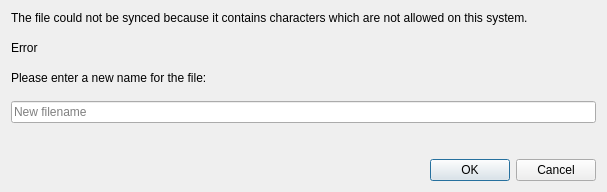
<?xml version="1.0" encoding="UTF-8"?>
<ui version="4.0">
 <class>OCC::InvalidFilenameDialog</class>
 <widget class="QDialog" name="OCC::InvalidFilenameDialog">
  <property name="geometry">
   <rect>
    <x>0</x>
    <y>0</y>
    <width>607</width>
    <height>192</height>
   </rect>
  </property>
  <property name="font">
   <font>
    <family>Microsoft Sans Serif</family>
   </font>
  </property>
  <property name="windowTitle">
   <string>Invalid filename</string>
  </property>
  <layout class="QVBoxLayout" name="verticalLayout">
   <property name="sizeConstraint">
    <enum>QLayout::SetDefaultConstraint</enum>
   </property>
   <item>
    <widget class="QLabel" name="descriptionLabel">
     <property name="text">
      <string>The file could not be synced because it contains characters which are not allowed on this system.</string>
     </property>
     <property name="alignment">
      <set>Qt::AlignLeading|Qt::AlignLeft|Qt::AlignTop</set>
     </property>
     <property name="wordWrap">
      <bool>false</bool>
     </property>
    </widget>
   </item>
   <item>
    <widget class="QLabel" name="explanationLabel">
     <property name="text">
      <string>Error</string>
     </property>
     <property name="alignment">
      <set>Qt::AlignLeading|Qt::AlignLeft|Qt::AlignTop</set>
     </property>
     <property name="wordWrap">
      <bool>false</bool>
     </property>
    </widget>
   </item>
   <item>
    <widget class="QLabel" name="label">
     <property name="text">
      <string>Please enter a new name for the file:</string>
     </property>
     <property name="alignment">
      <set>Qt::AlignLeading|Qt::AlignLeft|Qt::AlignTop</set>
     </property>
     <property name="wordWrap">
      <bool>false</bool>
     </property>
    </widget>
   </item>
   <item>
    <widget class="QLineEdit" name="filenameLineEdit">
     <property name="placeholderText">
      <string>New filename</string>
     </property>
    </widget>
   </item>
   <item>
    <widget class="QLabel" name="errorLabel">
     <property name="palette">
      <palette>
       <active>
        <colorrole role="WindowText">
         <brush brushstyle="SolidPattern">
          <color alpha="200">
           <red>255</red>
           <green>0</green>
           <blue>0</blue>
          </color>
         </brush>
        </colorrole>
       </active>
       <inactive>
        <colorrole role="WindowText">
         <brush brushstyle="SolidPattern">
          <color alpha="200">
           <red>255</red>
           <green>0</green>
           <blue>0</blue>
          </color>
         </brush>
        </colorrole>
       </inactive>
       <disabled>
        <colorrole role="WindowText">
         <brush brushstyle="SolidPattern">
          <color alpha="115">
           <red>255</red>
           <green>255</green>
           <blue>255</blue>
          </color>
         </brush>
        </colorrole>
       </disabled>
      </palette>
     </property>
     <property name="text">
      <string/>
     </property>
    </widget>
   </item>
   <item>
    <widget class="QDialogButtonBox" name="buttonBox">
     <property name="standardButtons">
      <set>QDialogButtonBox::Cancel|QDialogButtonBox::Ok</set>
     </property>
    </widget>
   </item>
  </layout>
 </widget>
 <resources/>
 <connections/>
</ui>
